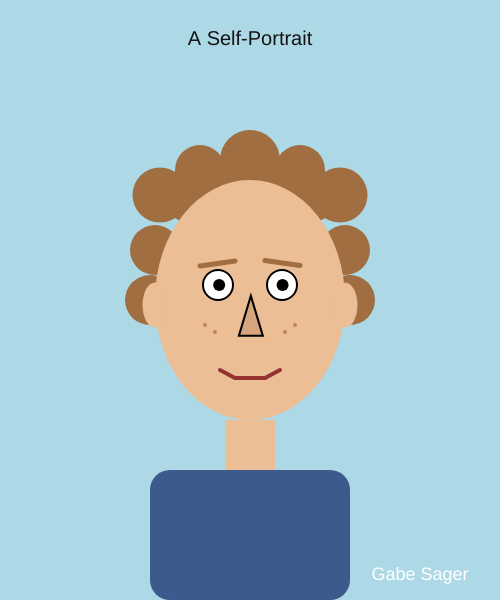
Frame 1 (no input)
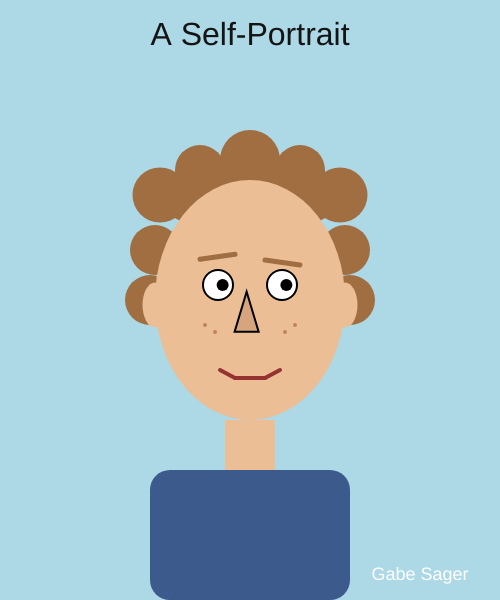
Frame 60 (no input)
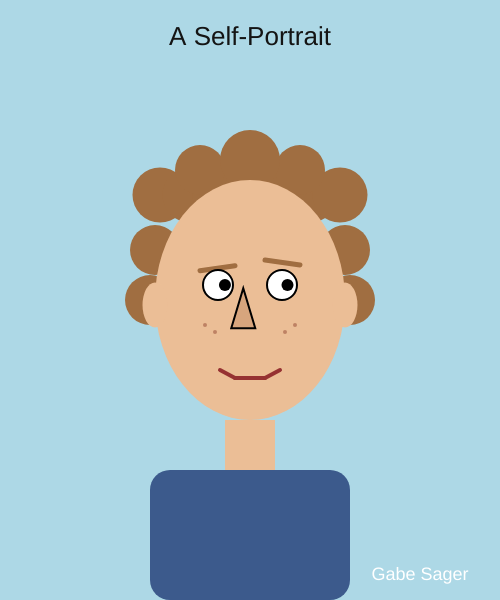
Frame 120 (the mouse pressed at the canvas centre since frame 60)

The p5.js sketch that drew these frames (run headless with seeded random() and noise() and a simulated clock; from frame 60 on, the mouse is pressed at the canvas centre):

// p5.js sketch
// ── sketch.js
// ANIMATION VARIABLES
// X-axis movers (pupils)
let leftPupilX = 0, leftPupilSpeed;
let rightPupilX = 0, rightPupilSpeed;

// Y-axis movers (eyebrows)
let leftBrowY = 0, leftBrowSpeed;
let rightBrowY = 0, rightBrowSpeed;

// Diagonal mover (nose: x and y together)
let noseOffset = 0, noseSpeed;

// Title growing/shrinking
let titleSize = 20;
let titleDir = 1;      // 1 = growing, -1 = shrinking
let titleSteps = 0;    // counts the 5 steps in each direction

function setup() {
  createCanvas(500, 600);

  // Different random speeds for each moving shape
  leftPupilSpeed  = random(0.3, 1.5);
  rightPupilSpeed = random(0.3, 1.5);
  leftBrowSpeed   = random(0.2, 1.2);
  rightBrowSpeed  = random(0.2, 1.2);
  noseSpeed       = random(0.2, 1.0);
}

function draw() {
  background(173, 216, 230); // redraw every frame so shapes don't smear

  // UPDATE MOVEMENT 
  // Pupils: back and forth along the x-axis
  leftPupilX += leftPupilSpeed;
  if (abs(leftPupilX) > 7) leftPupilSpeed *= -1;

  rightPupilX += rightPupilSpeed;
  if (abs(rightPupilX) > 7) rightPupilSpeed *= -1;

  // Eyebrows: back and forth along the y-axis
  leftBrowY += leftBrowSpeed;
  if (abs(leftBrowY) > 8) leftBrowSpeed *= -1;

  rightBrowY += rightBrowSpeed;
  if (abs(rightBrowY) > 8) rightBrowSpeed *= -1;

  // Nose: back and forth diagonally (same offset for x and y)
  noseOffset += noseSpeed;
  if (abs(noseOffset) > 6) noseSpeed *= -1;

  // Title: every 15 frames, change size one step.
  // 5 steps bigger, then 5 steps smaller, forever.
  if (frameCount % 15 === 0) {
    titleSize += 3 * titleDir;
    titleSteps++;
    if (titleSteps === 5) {
      titleSteps = 0;
      titleDir *= -1;
    }
  }

  // BODY (rect + square) 
  noStroke();
  fill(60, 90, 140);
  rect(150, 470, 200, 130, 20);      // shirt / shoulders
  fill(235, 190, 150);
  square(225, 420, 50);              // neck

  // CURLY HAIR (many circles) 
  fill(160, 110, 65);
  for (let x = 160; x <= 340; x += 30) {
    circle(x, 195, 55);
  }
  circle(155, 250, 50);
  circle(150, 300, 50);
  circle(345, 250, 50);
  circle(350, 300, 50);
  circle(200, 170, 50);
  circle(300, 170, 50);
  circle(250, 160, 60);

  // FACE (ellipse) 
  fill(235, 190, 150);
  ellipse(250, 300, 190, 240);

  // EARS (small ellipses) 
  ellipse(155, 305, 25, 45);
  ellipse(345, 305, 25, 45);

  // EYEBROWS (lines) - move up and down 
  stroke(160, 110, 65);
  strokeWeight(5);
  line(200, 265 + leftBrowY, 235, 260 + leftBrowY);
  line(265, 260 + rightBrowY, 300, 265 + rightBrowY);

  //EYES (circles) 
  stroke(0);
  strokeWeight(2);
  fill(255);
  circle(218, 285, 30);
  circle(282, 285, 30);

  // PUPILS (points) - move left and right 
  stroke(0);
  strokeWeight(12);
  point(218 + leftPupilX, 285);
  point(282 + rightPupilX, 285);

  // NOSE (triangle) - moves diagonally
  strokeWeight(2);
  stroke(0);
  fill(215, 165, 125);
  triangle(238 + noseOffset, 335 + noseOffset,
           262 + noseOffset, 335 + noseOffset,
           250 + noseOffset, 295 + noseOffset);

  // CHEEK POINTS 
  strokeWeight(4);
  stroke(190, 130, 100);
  point(205, 325);
  point(215, 332);
  point(285, 332);
  point(295, 325);

  //  MOUTH (line smile) 
  stroke(150, 50, 50);
  strokeWeight(4);
  line(220, 370, 235, 378);
  line(235, 378, 265, 378);
  line(265, 378, 280, 370);

  //  TITLE (grows 5x, shrinks 5x, repeat) 
  noStroke();
  fill(20);
  textSize(titleSize);
  textAlign(CENTER);
  text("A Self-Portrait", 250, 45);

  // SIGNATURE
  textSize(18);
  fill(255);
  text("Gabe Sager", 420, 580);
}
